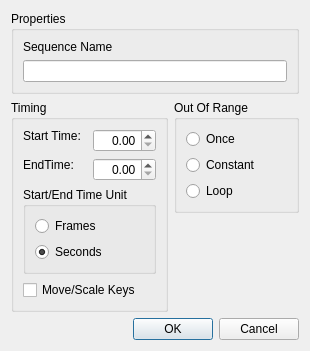
<?xml version="1.0" encoding="UTF-8"?>
<ui version="4.0">
 <class>CUiAVSequenceProps</class>
 <widget class="QDialog" name="CUiAVSequenceProps">
  <property name="geometry">
   <rect>
    <x>0</x>
    <y>0</y>
    <width>310</width>
    <height>320</height>
   </rect>
  </property>
  <property name="windowTitle">
   <string>Edit Sequence</string>
  </property>
  <layout class="QVBoxLayout" name="verticalLayout_5">
   <item>
    <widget class="QGroupBox" name="groupBox2">
     <property name="title">
      <string>Properties</string>
     </property>
     <layout class="QGridLayout" name="gridLayout_2">
      <item row="1" column="0" colspan="3">
       <widget class="QLineEdit" name="NAME">
        <property name="alignment">
         <set>Qt::AlignLeading|Qt::AlignLeft|Qt::AlignVCenter</set>
        </property>
       </widget>
      </item>
      <item row="0" column="0">
       <widget class="QLabel" name="label2">
        <property name="text">
         <string>Sequence Name</string>
        </property>
        <property name="alignment">
         <set>Qt::AlignLeading|Qt::AlignLeft|Qt::AlignTop</set>
        </property>
       </widget>
      </item>
     </layout>
    </widget>
   </item>
   <item>
    <layout class="QHBoxLayout" name="horizontalLayout_4">
     <item>
      <widget class="QGroupBox" name="groupBox4">
       <property name="title">
        <string>Timing</string>
       </property>
       <layout class="QVBoxLayout" name="verticalLayout_3">
        <item>
         <layout class="QHBoxLayout" name="horizontalLayout_2">
          <item>
           <widget class="QLabel" name="label1">
            <property name="text">
             <string>Start Time:</string>
            </property>
            <property name="alignment">
             <set>Qt::AlignLeading|Qt::AlignLeft|Qt::AlignTop</set>
            </property>
           </widget>
          </item>
          <item>
           <widget class="QDoubleSpinBox" name="START_TIME">
            <property name="alignment">
             <set>Qt::AlignRight|Qt::AlignTrailing|Qt::AlignVCenter</set>
            </property>
           </widget>
          </item>
         </layout>
        </item>
        <item>
         <layout class="QHBoxLayout" name="horizontalLayout_3">
          <item>
           <widget class="QLabel" name="label">
            <property name="text">
             <string>EndTime:</string>
            </property>
            <property name="alignment">
             <set>Qt::AlignLeading|Qt::AlignLeft|Qt::AlignTop</set>
            </property>
           </widget>
          </item>
          <item>
           <widget class="QDoubleSpinBox" name="END_TIME">
            <property name="alignment">
             <set>Qt::AlignRight|Qt::AlignTrailing|Qt::AlignVCenter</set>
            </property>
           </widget>
          </item>
         </layout>
        </item>
        <item>
         <widget class="QGroupBox" name="groupBox">
          <property name="title">
           <string>Start/End Time Unit</string>
          </property>
          <layout class="QVBoxLayout" name="verticalLayout_2">
           <item>
            <widget class="QRadioButton" name="TU_FRAMES">
             <property name="text">
              <string>Frames</string>
             </property>
            </widget>
           </item>
           <item>
            <widget class="QRadioButton" name="TU_SECONDS">
             <property name="text">
              <string>Seconds</string>
             </property>
             <property name="checked">
              <bool>true</bool>
             </property>
            </widget>
           </item>
          </layout>
         </widget>
        </item>
        <item>
         <widget class="QCheckBox" name="MOVE_SCALE_KEYS">
          <property name="text">
           <string>Move/Scale Keys</string>
          </property>
         </widget>
        </item>
       </layout>
      </widget>
     </item>
     <item>
      <layout class="QVBoxLayout" name="verticalLayout_4">
       <item>
        <widget class="QGroupBox" name="groupBox1">
         <property name="sizePolicy">
          <sizepolicy hsizetype="Minimum" vsizetype="Preferred">
           <horstretch>0</horstretch>
           <verstretch>0</verstretch>
          </sizepolicy>
         </property>
         <property name="title">
          <string>Out Of Range</string>
         </property>
         <layout class="QVBoxLayout" name="verticalLayout">
          <item>
           <widget class="QRadioButton" name="ORT_ONCE">
            <property name="text">
             <string>Once</string>
            </property>
           </widget>
          </item>
          <item>
           <widget class="QRadioButton" name="ORT_CONSTANT">
            <property name="text">
             <string>Constant</string>
            </property>
           </widget>
          </item>
          <item>
           <widget class="QRadioButton" name="ORT_LOOP">
            <property name="text">
             <string>Loop</string>
            </property>
           </widget>
          </item>
         </layout>
        </widget>
       </item>
       <item>
        <spacer name="verticalSpacer">
         <property name="orientation">
          <enum>Qt::Vertical</enum>
         </property>
         <property name="sizeHint" stdset="0">
          <size>
           <width>20</width>
           <height>20</height>
          </size>
         </property>
        </spacer>
       </item>
      </layout>
     </item>
    </layout>
   </item>
   <item>
    <layout class="QHBoxLayout" name="horizontalLayout">
     <item>
      <spacer name="horizontalSpacer">
       <property name="orientation">
        <enum>Qt::Horizontal</enum>
       </property>
       <property name="sizeHint" stdset="0">
        <size>
         <width>40</width>
         <height>20</height>
        </size>
       </property>
      </spacer>
     </item>
     <item>
      <widget class="QPushButton" name="BTNOK">
       <property name="text">
        <string>OK</string>
       </property>
      </widget>
     </item>
     <item>
      <widget class="QPushButton" name="BTNCANCEL">
       <property name="text">
        <string>Cancel</string>
       </property>
      </widget>
     </item>
    </layout>
   </item>
  </layout>
 </widget>
 <resources/>
 <connections>
  <connection>
   <sender>BTNCANCEL</sender>
   <signal>clicked()</signal>
   <receiver>CUiAVSequenceProps</receiver>
   <slot>reject()</slot>
   <hints>
    <hint type="sourcelabel">
     <x>271</x>
     <y>462</y>
    </hint>
    <hint type="destinationlabel">
     <x>235</x>
     <y>480</y>
    </hint>
   </hints>
  </connection>
 </connections>
</ui>
